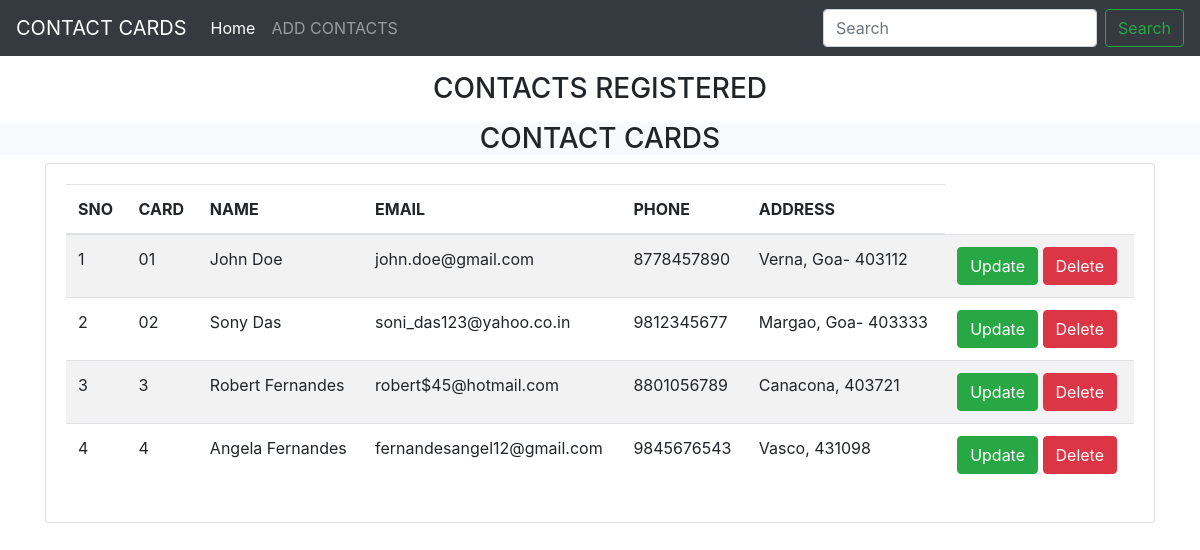
/std/, run on the app's committed database.
### std/models.py (models this page shows)
class Contact(models.Model):
    card=models.CharField(max_length=10)
    name=models.CharField(max_length=50)
    email=models.CharField(max_length=50)
    phone=models.CharField(max_length=10)
    address=models.CharField(max_length=100)

### std/views.py (the view)
# urls.py: path("", home),
def home(request):
    if "search" in request.GET:
        search = request.GET['search']
        std= Contact.objects.filter(name__icontains=search)
    else:
       std=Contact.objects.all()
    return render(request,"std/home.html", {'std':std})

### templates/std/home.html (shortened to what this page needs)
<!doctype html>
<html lang="en">
  <head>
    <link rel="stylesheet" href="https://cdn.jsdelivr.net/npm/bootstrap@4.6.2/dist/css/bootstrap.min.css">
  </head>
  <body>
    {% include 'std/navbar.html' %}
    <h3 class="text-center my-3">CONTACTS REGISTERED</h3>
    <h3 class="text-center bg-light">CONTACT CARDS</h3>
    <div class="container">
      <div class="row">
        <div class="col-md-12">
          <div class="card">
            <div class="card-body">
              <table class="table table-striped">
                <thead>
                  <tr>
                    <th>SNO</th>
                    <th>CARD</th>
                    <th>NAME</th>
                    <th>EMAIL</th>
                    <th>PHONE</th>
                    <th>ADDRESS</th>
                  </tr>
                </thead>
                <tbody>
                  {% for s in std %}
                  <tr>
                    <td>{{forloop.counter}}</td>
                    <td>{{s.card}}</td>
                    <td>{{s.name}}</td>
                    <td>{{s.email}}</td>
                    <td>{{s.phone}}</td>
                    <td>{{s.address}}</td>
                    <td>
                      <a href="/std/update-std/{{s.id}}" class="btn btn-success md-sm">Update</a>
                      <a href="/std/delete-std/{{s.id}}" class="btn btn-danger md-sm">Delete</a>
                    </td>
                  </tr>
                  {% endfor %}
                </tbody>
              </table>
            </div>
          </div>
        </div>
      </div>
    </div>
  </body>
</html>

### templates/std/navbar.html (shortened to what this page needs)
<nav class="navbar navbar-expand-lg navbar-dark bg-dark">
    <a class="navbar-brand" href="/std/home/">CONTACT CARDS</a>
    <div class="collapse navbar-collapse" id="navbarSupportedContent">
      <ul class="navbar-nav mr-auto">
        <li class="nav-item active">
          <a class="nav-link" href="/std/home/">Home <span class="sr-only">(current)</span></a>
        </li>
        <li class="nav-item">
          <a class="nav-link" href="/std/add-std/">ADD CONTACTS</a>
        </li>
    </ul>
      <form class="form-inline my-2 my-lg-0">
        <input class="form-control mr-sm-2" name="search" type="search" placeholder="Search" aria-label="Search">
        <button class="btn btn-outline-success my-2 my-sm-0" type="submit">Search</button>
      </form>
    </div>
  </nav>

### data on the page
Contact: card "01", name "John Doe", email "john.doe@gmail.com", phone "8778457890", address "Verna, Goa- 403112"
Contact: card "02", name "Sony Das", email "soni_das123@yahoo.co.in", phone "9812345677", address "Margao, Goa- 403333"
Contact: card "3", name "Robert Fernandes", email "robert$45@hotmail.com", phone "8801056789", address "Canacona, 403721"
Contact: card "4", name "Angela Fernandes", email "fernandesangel12@gmail.com", phone "9845676543", address "Vasco, 431098"
